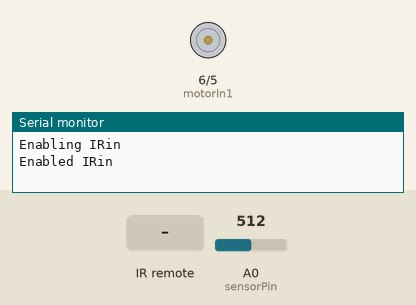
This sketch was run on a simulated Arduino Uno, built with avr-gcc and run on an emulated ATmega328P. Parts: motor-driver pin pairs drawn as motors (green arrow = first pin HIGH = forward, orange = second pin HIGH = backward, longer = more drive), the last lines printed to the serial monitor. Inputs (shaded band) come from the test bench; at power-on: A0 (sensorPin) = 512.

Above: at 1.2 s.
1.3 s: infrared code 0xFFA25D received
At 1.9 s:
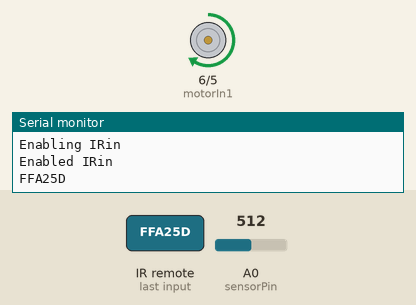
2.9 s: infrared code 0xFFE21D received
At 4.2 s:
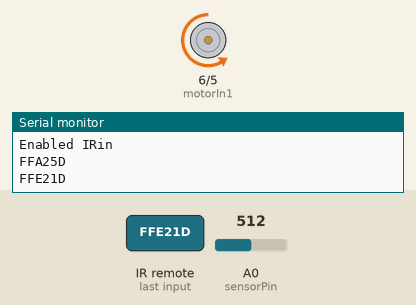
4.5 s: infrared code 0xFF906F received
At 5.8 s:
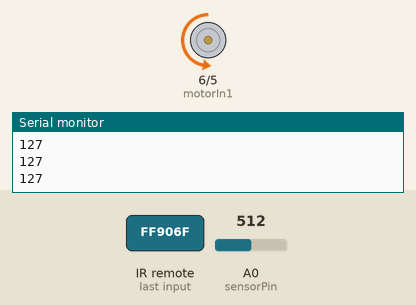
6.1 s: A0 (sensorPin) set to 900
At 7.1 s:
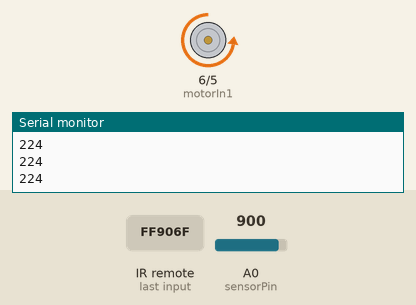
7.6 s: A0 (sensorPin) set to 122
At 8.5 s:
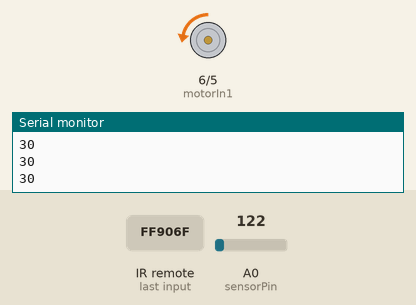
9.1 s: A0 (sensorPin) set to 511
At 9.8 s:
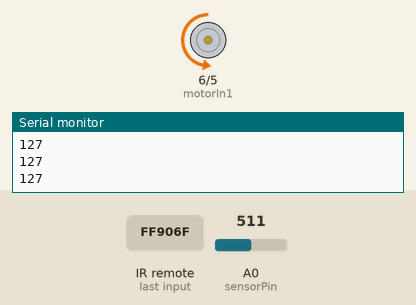
Timing chart, 0 to 11.6 s (numbered marks = the images above; inputs shaded):
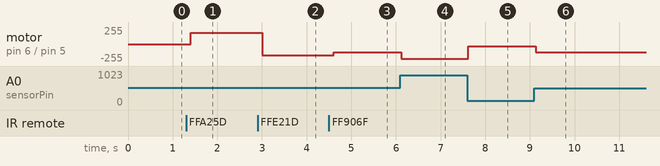

Measured:
- after the input at 1.3 s, motor on pin 6 (motorIn1) / pin 5 (motorIn2): stopped → forward 170/255 after 0.10 s
- after the input at 2.9 s, motor on pin 6 (motorIn1) / pin 5 (motorIn2): forward 170/255 → backward 170/255 after 0.11 s
- after the input at 4.5 s, motor on pin 6 (motorIn1) / pin 5 (motorIn2): backward 170/255 → backward 127/255 after 0.11 s
- after the input at 6.1 s, motor on pin 6 (motorIn1) / pin 5 (motorIn2): backward 127/255 → backward 224/255 at once
- after the input at 7.6 s, motor on pin 6 (motorIn1) / pin 5 (motorIn2): backward 224/255 → backward 30/255 at once
- after the input at 9.1 s, motor on pin 6 (motorIn1) / pin 5 (motorIn2): backward 30/255 → backward 127/255 at once

The sketch:

IRrecvDemo.ino
```cpp
//對應圖號E-07

#include <IRremote.h>

int RECV_PIN = 11;
const int motorIn1 = 6;
const int motorIn2 = 5;
int sensorPin = A0;
int sensorValue = 0;

IRrecv irrecv(RECV_PIN);

decode_results results;

void setup()
{
  Serial.begin(9600);

  Serial.println("Enabling IRin");
  irrecv.enableIRIn(); // Start the receiver
  Serial.println("Enabled IRin");

  pinMode(motorIn1,OUTPUT);
  pinMode(motorIn2,OUTPUT);
}

void loop() {
  if (irrecv.decode(&results)) {
    Serial.println(results.value, HEX);
    irrecv.resume(); // Receive the next value
  }
  delay(100);
  if(results.value == 0xFFA25D){
  analogWrite(motorIn1,170);//反轉
  analogWrite(motorIn2,0);//正轉
  }
  if(results.value == 0xFFE21D){
  analogWrite(motorIn1,0);//反轉
  analogWrite(motorIn2,170);//正轉
  }
  if(results.value == 0xFF6897){
  analogWrite(motorIn1,0);//反轉
  analogWrite(motorIn2,0);//正轉
  }
  if(results.value == 0xFF906F){
  sensorValue = analogRead(sensorPin);   //讀取類比輸入的值會得到0~1023
  sensorValue = map(sensorValue,0,1023,0,255);
  analogWrite(motorIn1,0);//反轉
  analogWrite(motorIn2,sensorValue);//正轉
  Serial.println(sensorValue);
  }
}
```
